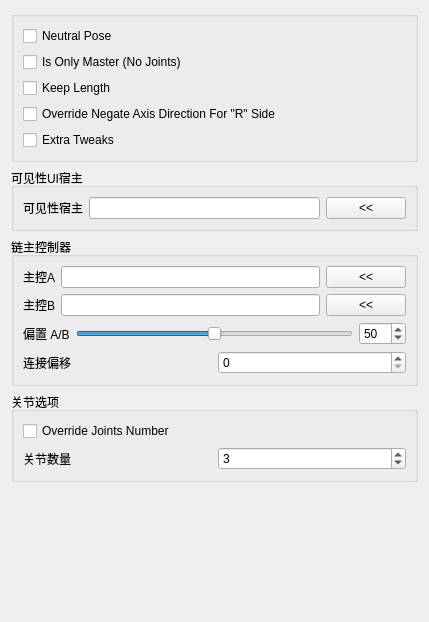
<?xml version="1.0" encoding="UTF-8"?>
<ui version="4.0">
 <class>Form</class>
 <widget class="QWidget" name="Form">
  <property name="geometry">
   <rect>
    <x>0</x>
    <y>0</y>
    <width>429</width>
    <height>622</height>
   </rect>
  </property>
  <property name="windowTitle">
   <string>表单</string>
  </property>
  <layout class="QGridLayout" name="gridLayout">
   <item row="4" column="0">
    <spacer name="verticalSpacer">
     <property name="orientation">
      <enum>Qt::Vertical</enum>
     </property>
     <property name="sizeHint" stdset="0">
      <size>
       <width>20</width>
       <height>40</height>
      </size>
     </property>
    </spacer>
   </item>
   <item row="3" column="0">
    <widget class="QGroupBox" name="groupBox_2">
     <property name="title">
      <string>关节选项</string>
     </property>
     <layout class="QGridLayout" name="gridLayout_3">
      <item row="0" column="0">
       <widget class="QCheckBox" name="overrideJntNb_checkBox">
        <property name="text">
         <string notr="true">Override Joints Number</string>
        </property>
       </widget>
      </item>
      <item row="1" column="0">
       <layout class="QHBoxLayout" name="horizontalLayout">
        <item>
         <widget class="QLabel" name="jntNb_label">
          <property name="text">
           <string>关节数量</string>
          </property>
         </widget>
        </item>
        <item>
         <widget class="QSpinBox" name="jntNb_spinBox">
          <property name="minimum">
           <number>1</number>
          </property>
          <property name="value">
           <number>3</number>
          </property>
         </widget>
        </item>
       </layout>
      </item>
     </layout>
    </widget>
   </item>
   <item row="2" column="0">
    <widget class="QGroupBox" name="groupBox_3">
     <property name="sizePolicy">
      <sizepolicy hsizetype="Minimum" vsizetype="Minimum">
       <horstretch>0</horstretch>
       <verstretch>0</verstretch>
      </sizepolicy>
     </property>
     <property name="title">
      <string>链主控制器</string>
     </property>
     <layout class="QGridLayout" name="gridLayout_4">
      <item row="1" column="0">
       <layout class="QHBoxLayout" name="horizontalLayout_4">
        <item>
         <widget class="QLabel" name="label_3">
          <property name="text">
           <string>主控B</string>
          </property>
         </widget>
        </item>
        <item>
         <widget class="QLineEdit" name="masterB_lineEdit"/>
        </item>
        <item>
         <widget class="QPushButton" name="masterB_pushButton">
          <property name="text">
           <string>&lt;&lt;</string>
          </property>
         </widget>
        </item>
       </layout>
      </item>
      <item row="0" column="0">
       <layout class="QHBoxLayout" name="horizontalLayout_2">
        <item>
         <widget class="QLabel" name="label">
          <property name="text">
           <string>主控A</string>
          </property>
         </widget>
        </item>
        <item>
         <widget class="QLineEdit" name="masterA_lineEdit"/>
        </item>
        <item>
         <widget class="QPushButton" name="masterA_pushButton">
          <property name="text">
           <string>&lt;&lt;</string>
          </property>
         </widget>
        </item>
       </layout>
      </item>
      <item row="3" column="0">
       <layout class="QHBoxLayout" name="horizontalLayout_5">
        <item>
         <widget class="QLabel" name="jntNb_label_2">
          <property name="text">
           <string>连接偏移</string>
          </property>
         </widget>
        </item>
        <item>
         <widget class="QSpinBox" name="cnxOffset_spinBox">
          <property name="toolTip">
           <string>&lt;html&gt;&lt;head/&gt;&lt;body&gt;&lt;p&gt;偏移主链和从链之间连接的索引值。例如，如果从链需要从主链的第二段开始旋转，则偏移值为 1。&lt;/p&gt;&lt;p&gt;&lt;span style=&quot; font-weight:600;&quot;&gt;警告&lt;/span&gt;：如果连接超出索引范围，将回退到连接主链的最新分段&lt;/p&gt;&lt;/body&gt;&lt;/html&gt;</string>
          </property>
          <property name="minimum">
           <number>0</number>
          </property>
          <property name="maximum">
           <number>9999</number>
          </property>
          <property name="value">
           <number>0</number>
          </property>
         </widget>
        </item>
       </layout>
      </item>
      <item row="2" column="0">
       <layout class="QHBoxLayout" name="horizontalLayout_7">
        <item>
         <layout class="QHBoxLayout" name="horizontalLayout_6">
          <item>
           <widget class="QLabel" name="jntNb_label_3">
            <property name="text">
             <string>偏置 A/B</string>
            </property>
           </widget>
          </item>
          <item>
           <widget class="QSlider" name="bias_slider">
            <property name="minimumSize">
             <size>
              <width>0</width>
              <height>15</height>
             </size>
            </property>
            <property name="maximum">
             <number>100</number>
            </property>
            <property name="value">
             <number>50</number>
            </property>
            <property name="orientation">
             <enum>Qt::Horizontal</enum>
            </property>
           </widget>
          </item>
          <item>
           <widget class="QSpinBox" name="bias_spinBox">
            <property name="maximum">
             <number>100</number>
            </property>
            <property name="value">
             <number>50</number>
            </property>
           </widget>
          </item>
         </layout>
        </item>
       </layout>
      </item>
     </layout>
    </widget>
   </item>
   <item row="0" column="0">
    <widget class="QGroupBox" name="groupBox">
     <property name="title">
      <string/>
     </property>
     <layout class="QGridLayout" name="gridLayout_2">
      <item row="0" column="0">
       <layout class="QVBoxLayout" name="verticalLayout">
        <item>
         <widget class="QCheckBox" name="neutralPose_checkBox">
          <property name="text">
           <string notr="true">Neutral Pose</string>
          </property>
         </widget>
        </item>
        <item>
         <widget class="QCheckBox" name="onlyMaster_checkBox">
          <property name="text">
           <string notr="true">Is Only Master (No Joints)</string>
          </property>
         </widget>
        </item>
        <item>
         <widget class="QCheckBox" name="keepLength_checkBox">
          <property name="text">
           <string notr="true">Keep Length</string>
          </property>
         </widget>
        </item>
        <item>
         <widget class="QCheckBox" name="overrideNegate_checkBox">
          <property name="text">
           <string notr="true">Override Negate Axis Direction For &quot;R&quot; Side</string>
          </property>
         </widget>
        </item>
        <item>
         <widget class="QCheckBox" name="extraTweak_checkBox">
          <property name="text">
           <string notr="true">Extra Tweaks</string>
          </property>
         </widget>
        </item>
       </layout>
      </item>
     </layout>
    </widget>
   </item>
   <item row="1" column="0">
    <widget class="QGroupBox" name="groupBox_4">
     <property name="sizePolicy">
      <sizepolicy hsizetype="Minimum" vsizetype="Minimum">
       <horstretch>0</horstretch>
       <verstretch>0</verstretch>
      </sizepolicy>
     </property>
     <property name="title">
      <string>可见性UI宿主</string>
     </property>
     <layout class="QGridLayout" name="gridLayout_5">
      <item row="0" column="0">
       <layout class="QHBoxLayout" name="horizontalLayout_3">
        <item>
         <widget class="QLabel" name="label_2">
          <property name="text">
           <string>可见性宿主</string>
          </property>
         </widget>
        </item>
        <item>
         <widget class="QLineEdit" name="visHost_lineEdit">
          <property name="toolTip">
           <string>&lt;html&gt;&lt;head/&gt;&lt;body&gt;&lt;p&gt;在某些情况下，FK 和 IK 控制器的可见性通道控制需要与其他组件控制器通道分开。&lt;/p&gt;&lt;p&gt;如果在此处设置了宿主，将使用该宿主作为可见性通道的 UI 宿主。如果未设置，将使用常规的 UI 宿主配置。&lt;/p&gt;&lt;/body&gt;&lt;/html&gt;</string>
          </property>
         </widget>
        </item>
        <item>
         <widget class="QPushButton" name="visHost_pushButton">
          <property name="toolTip">
           <string>&lt;html&gt;&lt;head/&gt;&lt;body&gt;&lt;p&gt;在某些情况下，FK 和 IK 控制器的可见性通道控制需要与其他组件控制器通道分开。&lt;/p&gt;&lt;p&gt;如果在此处设置了宿主，将使用该宿主作为可见性通道的 UI 宿主。如果未设置，将使用常规的 UI 宿主配置。&lt;/p&gt;&lt;/body&gt;&lt;/html&gt;</string>
          </property>
          <property name="text">
           <string>&lt;&lt;</string>
          </property>
         </widget>
        </item>
       </layout>
      </item>
     </layout>
    </widget>
   </item>
  </layout>
 </widget>
 <resources/>
 <connections>
  <connection>
   <sender>bias_spinBox</sender>
   <signal>valueChanged(int)</signal>
   <receiver>bias_slider</receiver>
   <slot>setValue(int)</slot>
   <hints>
    <hint type="sourcelabel">
     <x>360</x>
     <y>420</y>
    </hint>
    <hint type="destinationlabel">
     <x>278</x>
     <y>418</y>
    </hint>
   </hints>
  </connection>
  <connection>
   <sender>bias_slider</sender>
   <signal>valueChanged(int)</signal>
   <receiver>bias_spinBox</receiver>
   <slot>setValue(int)</slot>
   <hints>
    <hint type="sourcelabel">
     <x>176</x>
     <y>424</y>
    </hint>
    <hint type="destinationlabel">
     <x>375</x>
     <y>430</y>
    </hint>
   </hints>
  </connection>
 </connections>
</ui>
